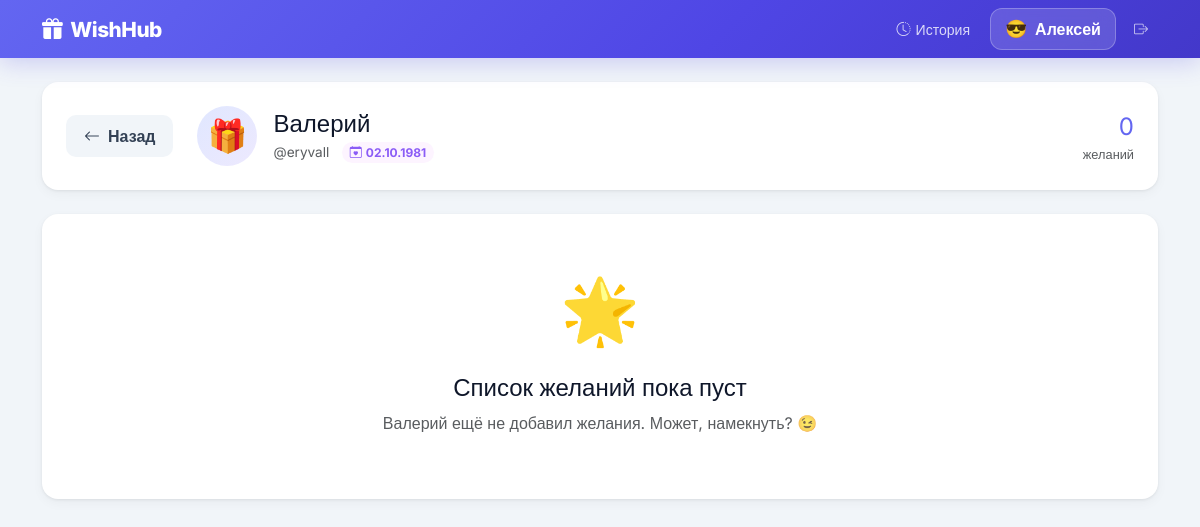
Page /user/3 (signed in) on the committed database.
### app.py (models this page shows)
class User(UserMixin, db.Model):
    id            = db.Column(db.Integer, primary_key=True)
    username      = db.Column(db.String(50), unique=True, nullable=False)
    password_hash = db.Column(db.String(255), nullable=False)
    name          = db.Column(db.String(50), nullable=False)
    is_admin      = db.Column(db.Boolean, default=False)
    birthday      = db.Column(db.Date, nullable=True)
    emoji         = db.Column(db.String(10), default='🎁')
    wishes        = db.relationship('WishItem', backref='owner', lazy=True, foreign_keys='WishItem.user_id')

### app.py (the view)
@app.route('/user/<int:user_id>')
@login_required
def view_wishlist(user_id):
    if user_id == current_user.id:
        return redirect(url_for('my_wishlist'))
    target_user = db.session.get(User, user_id)
    if not target_user:
        abort(404)
    wishes = WishItem.query.filter_by(user_id=user_id, is_purchased=False)\
                           .order_by(WishItem.created_at.desc()).all()
    return render_template('wishlist.html', target_user=target_user, wishes=wishes,
                           category_map=CATEGORY_MAP, categories=CATEGORIES)

### app.py (called while the page is built)
@login_manager.user_loader
def load_user(user_id):
    return db.session.get(User, int(user_id))

### templates/wishlist.html (shortened to what this page needs)
{% extends "base.html" %}
{% block content %}
<div class="card-w p-4 mb-4">
  <div class="d-flex flex-wrap align-items-center gap-4">
    <a href="{{ url_for('index') }}" class="btn btn-w btn-w-light">
      <i class="bi bi-arrow-left me-1"></i> Назад
    </a>
    <div class="d-flex align-items-center gap-3 flex-grow-1">
      <div class="d-flex align-items-center justify-content-center rounded-circle"
           style="width:60px;height:60px;font-size:2rem;background:linear-gradient(135deg,#e0e7ff,#ede9fe);flex-shrink:0">
        {{ target_user.emoji }}
      </div>
      <div>
        <h4 class="fw-800 mb-0">{{ target_user.name }}</h4>
        <span class="text-muted" style="font-size:.85rem">@{{ target_user.username }}</span>
        {% if target_user.birthday %}
        <span class="badge ms-2 rounded-pill px-2 py-1" style="background:#fdf4ff;color:#8b5cf6;font-size:.75rem">
          <i class="bi bi-calendar-heart me-1"></i>{{ target_user.birthday.strftime('%d.%m.%Y') }}
        </span>
        {% endif %}
      </div>
    </div>
    {% set total = wishes|length %}
    {% set booked = wishes|selectattr('booked_by_id')|list|length %}
    <div class="text-end">
      <div class="fw-700" style="font-size:1.5rem;color:#6366f1">{{ total }}</div>
      <div class="text-muted" style="font-size:.8rem">желаний</div>
    </div>
  </div>
</div>
{% if wishes %}
<div class="row g-3" id="wish-grid">
  {% for wish in wishes %}
  <div class="col-md-6 wish-col" data-cat="{{ wish.category }}">
    <div class="card-w h-100" id="wish-{{ wish.id }}">
      {% if wish.image_url %}
      <div style="height:180px;border-radius:16px 16px 0 0;overflow:hidden">
        <img src="{{ wish.image_url }}" alt="{{ wish.title }}"
             style="width:100%;height:100%;object-fit:cover"
             onerror="this.parentElement.innerHTML='<div style=\'height:180px;border-radius:16px 16px 0 0;background:{{ category_map[wish.category].gradient }};display:flex;align-items:center;justify-content:center;font-size:4rem\'></div>'">
      </div>
      {% else %}
      <div style="height:120px;border-radius:16px 16px 0 0;background:{{ category_map[wish.category].gradient }};display:flex;align-items:center;justify-content:center;font-size:3.5rem">
        {{ category_map[wish.category].emoji }}
      </div>
      {% endif %}
      <div class="p-4">
        <div class="d-flex justify-content-between align-items-start mb-2">
          <span class="cat-chip">{{ category_map[wish.category].emoji }} {{ category_map[wish.category].label }}</span>
          {% if wish.priority == 'high' %}
          <span class="badge-priority prio-high">🔥 Очень хочет</span>
          {% elif wish.priority == 'low' %}
          <span class="badge-priority prio-low">💭 Не срочно</span>
          {% else %}
          <span class="badge-priority prio-medium">✨ Хочет</span>
          {% endif %}
        </div>
        <h5 class="fw-700 mb-1">{{ wish.title }}</h5>
        {% if wish.description %}
        <p class="text-muted mb-2" style="font-size:.9rem;line-height:1.5">{{ wish.description }}</p>
        {% endif %}
        <div class="d-flex align-items-center gap-2 mb-3 flex-wrap">
          {% if wish.price %}
          <span class="fw-700" style="color:#6366f1;font-size:1.05rem">
            {{ '{:,.0f}'.format(wish.price).replace(',', ' ') }} ₽
          </span>
          {% endif %}
          {% if wish.link %}
          <a href="{{ wish.link }}" target="_blank" rel="noopener"
             class="btn btn-w btn-w-light btn-sm">
            <i class="bi bi-link-45deg me-1"></i> Ссылка
          </a>
          {% endif %}
        </div>
        {% if not wish.booked_by_id %}
        <form method="POST" action="{{ url_for('book_item', item_id=wish.id) }}">
          <button type="submit" class="btn btn-w btn-w-primary w-100">
            <i class="bi bi-bookmark-heart me-1"></i> Забронировать подарок
          </button>
        </form>
        {% elif wish.booked_by_id == current_user.id %}
        <div class="p-3 rounded-3 mb-2" style="background:#fffbeb;border:1.5px solid #fde68a">
          <p class="fw-600 text-center mb-2" style="color:#d97706">
            <i class="bi bi-bookmark-check-fill me-1"></i> Ты забронировал этот подарок
          </p>
          <div class="d-flex gap-2">
            <form method="POST" action="{{ url_for('purchase_item', item_id=wish.id) }}" class="flex-grow-1">
              <button type="submit" class="btn btn-w btn-w-success w-100 btn-purchase">
                <i class="bi bi-gift-fill me-1"></i> Уже подарил! 🎉
              </button>
            </form>
            <form method="POST" action="{{ url_for('unbook_item', item_id=wish.id) }}">
              <button type="submit" class="btn btn-w btn-w-light">Отмена</button>
            </form>
          </div>
        </div>
        {% else %}
        <div class="text-center py-2 px-3 rounded-3" style="background:#f1f5f9">
          <span class="text-muted fw-600" style="font-size:.9rem">
            <i class="bi bi-lock-fill me-1"></i> Уже берёт: {{ wish.booked_by.name }} {{ wish.booked_by.emoji }}
          </span>
        </div>
        {% endif %}
        <div class="mt-3 pt-3" style="border-top:1px solid #f1f5f9">
          {% if wish.comments %}
          <div class="mb-2">
            {% for c in wish.comments %}
            <div class="d-flex gap-2 mb-2">
              <span class="fw-600" style="font-size:.85rem;color:#6366f1;white-space:nowrap">{{ c.author.emoji }} {{ c.author.name }}:</span>
              <span style="font-size:.85rem;color:#475569">{{ c.text }}</span>
            </div>
            {% endfor %}
          </div>
          {% endif %}
          <form method="POST" action="{{ url_for('add_comment', item_id=wish.id) }}" class="d-flex gap-2">
            <input type="text" name="text" class="input-w" placeholder="Написать заметку (видно всем кроме именинника)" style="font-size:.85rem;padding:8px 12px">
            <button type="submit" class="btn btn-w btn-w-light" style="flex-shrink:0;padding:8px 14px">
              <i class="bi bi-send-fill" style="color:#6366f1"></i>
            </button>
          </form>
        </div>
      </div>
    </div>
  </div>
  {% endfor %}
</div>
{% else %}
<div class="text-center py-5 card-w">
  <div style="font-size:4rem">🌟</div>
  <h4 class="fw-700 mt-3">Список желаний пока пуст</h4>
  <p class="text-muted">{{ target_user.name }} ещё не добавил желания. Может, намекнуть? 😉</p>
</div>
{% endif %}
{% endblock %}

### templates/base.html (shortened to what this page needs)
<!DOCTYPE html>
<html lang="ru">
<head>
<link href="https://cdn.jsdelivr.net/npm/bootstrap@5.3.0/dist/css/bootstrap.min.css" rel="stylesheet">
<link href="https://cdn.jsdelivr.net/npm/bootstrap-icons@1.11.3/font/bootstrap-icons.min.css" rel="stylesheet">
</head>
<body>
<nav class="navbar navbar-expand-lg navbar-custom py-2 mb-4">
  <div class="container">
    <a class="navbar-brand text-white d-flex align-items-center gap-2" href="{{ url_for('index') }}">
      <i class="bi bi-gift-fill"></i> WishHub
    </a>
    {% if current_user.is_authenticated %}
    <div class="d-flex align-items-center gap-2 ms-auto flex-wrap">
      <a href="{{ url_for('history') }}" class="nav-history-btn">
        <i class="bi bi-clock-history"></i><span class="d-none d-sm-inline">История</span>
      </a>
      <a href="{{ url_for('my_wishlist') }}" class="nav-user-btn">
        <span style="font-size:1.1rem">{{ current_user.emoji }}</span>
        <span>{{ current_user.name }}</span>
      </a>
      <form method="POST" action="{{ url_for('logout') }}" class="m-0">
        <button type="submit" class="nav-link-logout border-0 bg-transparent cursor-pointer">
          <i class="bi bi-box-arrow-right"></i>
        </button>
      </form>
    </div>
    {% endif %}
  </div>
</nav>
<div class="container pb-5">
  {% block content %}{% endblock %}
</div>
</body>
</html>

### templates/base.html (style rules this page uses)
:root { --indigo: #6366f1; --indigo-d: #4f46e5; --indigo-l: #e0e7ff; --bg: #f1f5f9; --card: #fff; --text: #0f172a; --muted: #64748b; --border: #e2e8f0; --shadow: 0 1px 3px rgba(0,0,0,.07), 0 4px 12px rgba(0,0,0,.04); --shadow-lg: 0 8px 30px rgba(99,102,241,.12); --radius: 16px; --radius-sm: 10px; }
* { box-sizing: border-box; }
body { font-family:'Inter',sans-serif; background:var(--bg); color:var(--text); min-height:100vh; }
.navbar-custom { background: linear-gradient(135deg, #6366f1 0%, #4f46e5 60%, #4338ca 100%); box-shadow: 0 4px 24px rgba(79,70,229,.25); }
.navbar-brand { font-weight: 800; font-size: 1.3rem; letter-spacing: -.5px; }
.nav-user-btn { background: rgba(255,255,255,.15); backdrop-filter: blur(8px); border: 1px solid rgba(255,255,255,.25); border-radius: 12px; color: #fff; padding: 7px 14px; font-weight: 600; text-decoration: none; display: flex; align-items: center; gap: 8px; transition: all .2s; }
.nav-link-logout { color: rgba(255,255,255,.7); text-decoration: none; font-size: .88rem; padding: 6px 10px; border-radius: 8px; transition: all .2s; }
.nav-history-btn { color: rgba(255,255,255,.8); text-decoration: none; font-size: .88rem; padding: 6px 12px; border-radius: 8px; transition: all .2s; display: flex; align-items: center; gap: 5px; }
.card-w { background: var(--card); border: none; border-radius: var(--radius); box-shadow: var(--shadow); transition: transform .25s, box-shadow .25s; }
.btn-w { border-radius: 10px; font-weight: 600; padding: 9px 18px; transition: all .2s; border: none; }
.btn-w-light { background: #f1f5f9; color: #334155; }

### rows in the picture
User: emoji "😎", name "Алексей"
User: emoji "🎁", name "Валерий", username "eryvall", birthday "02.10.1981"

### other values in the picture
{{ total }} "0"
